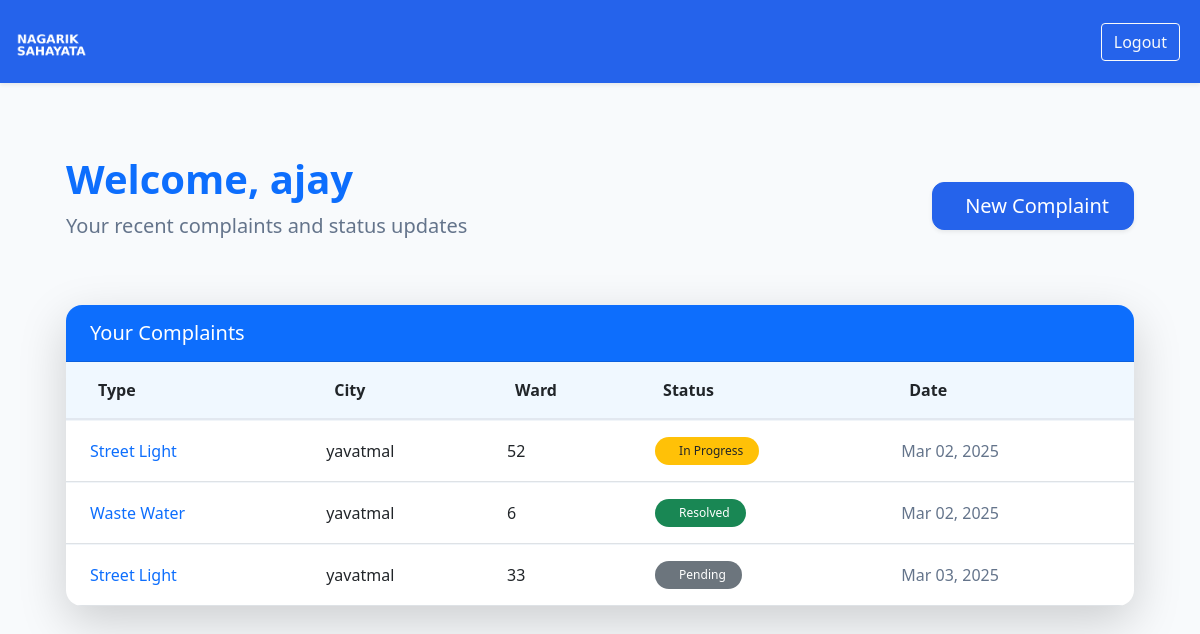
The page /dashboard/ (signed in) on the database its author committed.
### complaints/models.py (models this page shows, shortened)
class Complaint(models.Model):
    COMPLAINT_TYPES = (
        ('street_light', 'Street Light'),
        ('ghanta_gadi', 'Ghanta Gadi'),
        ('waste_water', 'Waste Water'),
        ('road', 'Road'),
    )
    STATUS_CHOICES = (
        ('pending', 'Pending'),
        ('in_progress', 'In Progress'),
        ('resolved', 'Resolved'),
    )
    user = models.ForeignKey(User, on_delete=models.CASCADE)
    complaint_type = models.CharField(max_length=50, choices=COMPLAINT_TYPES,default="General")
    city = models.CharField(
        max_length=100,
        default='Unknown',  # Default value added
        blank=False,
        null=False
    )
    ward_number = models.IntegerField(
        default=0,  # Default value added
        blank=False,
        null=False
    )
    landmark = models.CharField(max_length=255, blank=True, null=True)
    description = models.TextField()
    created_at = models.DateTimeField(auto_now_add=True)
    status = models.CharField(
        max_length=20,
        choices=STATUS_CHOICES,
        default='pending'
    )

### complaints/views.py (the view)
# urls.py: path('dashboard/', views.user_dashboard, name='user_dashboard'),
@login_required
def user_dashboard(request):
    complaints = Complaint.objects.filter(user=request.user)
    return render(request, 'user_dashboard.html', {'complaints': complaints})

### complaints/templates/user_dashboard.html (shortened to what this page needs)
{% extends 'base.html' %}
{% block content %}
<div class="container-fluid px-4" style="min-height: 100vh;">
    <div class="d-flex justify-content-between align-items-center mb-5 pt-4">
        <div>
            <h1 class="display-6 fw-bold text-primary mb-2">Welcome, {{ user.username }}</h1>
            <p class="lead text-muted">Your recent complaints and status updates</p>
        </div>
        <a href="{% url 'add_complaint' %}" class="btn btn-primary btn-lg px-4 py-2 shadow-sm">
            New Complaint
        </a>
    </div>
    <div class="card border-0 shadow-lg rounded-3">
        <div class="card-header bg-primary text-white py-3 rounded-top">
            <h5 class="mb-0 fw-semibold">Your Complaints</h5>
        </div>
        <div class="card-body p-0">
            <div class="table-responsive">
                <table class="table table-hover align-middle mb-0">
                    <thead class="bg-light-blue">
                        <tr>
                            <th class="ps-4">Type</th>
                            <th>City</th>
                            <th>Ward</th>
                            <th>Status</th>
                            <th class="pe-4">Date</th>
                        </tr>
                    </thead>
                    <tbody>
                        {% for complaint in complaints %}
                        <tr class="clickable-row transition-effect"
                            style="cursor: pointer;"
                            data-href="{% url 'complaint_detail' complaint.id %}">
                            <td class="ps-4 fw-medium text-primary">{{ complaint.get_complaint_type_display }}</td>
                            <td>{{ complaint.city }}</td>
                            <td>{{ complaint.ward_number }}</td>
                            <td>
                                <span class="badge rounded-pill py-2 px-3
                                    {% if complaint.status == 'resolved' %}bg-success
                                    {% elif complaint.status == 'in_progress' %}bg-warning text-dark
                                    {% else %}bg-secondary{% endif %}">
                                    {{ complaint.get_status_display }}
                                </span>
                            </td>
                            <td class="pe-4 text-muted">{{ complaint.created_at|date:"M d, Y" }}</td>
                        </tr>
                        {% endfor %}
                    </tbody>
                </table>
            </div>
        </div>
    </div>
</div>
{% endblock %}

### complaints/static/css/style.css (style rules this page uses)
:root { --primary-color: #2563eb; --primary-hover: #1d4ed8; }
.btn-primary { background-color: var(--primary-color); border-color: var(--primary-color); }
.card { border-radius: 1.25rem; }
.btn-lg { padding: 0.75rem 1.5rem; border-radius: 0.75rem; font-weight: 500; }
.text-muted { color: #64748b !important; }
.clickable-row { transition: all 0.2s ease; }
.bg-light { background-color: #f8fafc !important; }
.table { border-collapse: separate; border-spacing: 0; }
.table thead th { border-bottom: 2px solid #e2e8f0; border-top: none; }
.table td, .table th { padding: 1rem; vertical-align: middle; border-top: 1px solid #f1f5f9; }
.badge { padding: 0.5em 0.75em; font-weight: 500; }

### complaints/templates/user_dashboard.html (style rules this page uses)
.bg-light-blue { background-color: #f0f8ff; }
.transition-effect { transition: all 0.2s ease; }
.card { border-radius: 1rem; overflow: hidden; }
.rounded-3 { border-radius: 1rem !important; }

### rows shown on the page
Complaint: complaint_type "Street Light", city "yavatmal", ward_number "52", status "In Progress", created_at "Mar 02, 2025"
Complaint: complaint_type "Waste Water", city "yavatmal", ward_number "6", status "Resolved", created_at "Mar 02, 2025"
Complaint: complaint_type "Street Light", city "yavatmal", ward_number "33", status "Pending", created_at "Mar 03, 2025"

### other values the page prints
{{ user.username }} "ajay"
